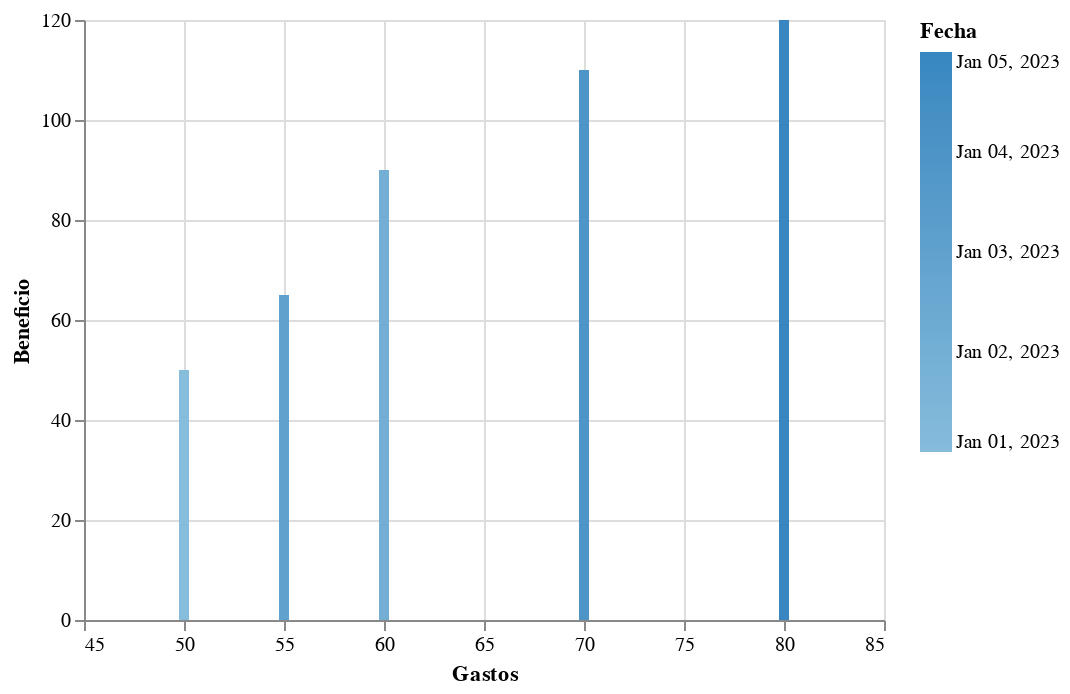

Notebook cell for this chart:
### Code cell
# Veamos otro ejemplo, vamos a ver los beneficios de la empresa en función de las ventas:

# Agregar una columna calculada
df['Beneficio'] = df['Ventas'] - df['Gastos']

ex_chart.mark_bar().encode(
    x='Gastos',
    y='Beneficio',
    color='Fecha'
)

### Figure 1 — Vega-Lite specification as saved in the notebook (floating-point values rounded to 4 significant figures)
{"config": {"view": {"continuousWidth": 400, "continuousHeight": 300}}, "data": {"name": "data-37fe39cc8fb7ef967947cd52c5db29fb"}, "mark": "bar", "encoding": {"color": {"field": "Fecha", "type": "temporal"}, "x": {"field": "Gastos", "type": "quantitative"}, "y": {"field": "Beneficio", "type": "quantitative"}}, "$schema": "https://vega.github.io/schema/vega-lite/v4.17.0.json", "datasets": {"data-37fe39cc8fb7ef967947cd52c5db29fb": [{"Fecha": "2023-01-01T00:00:00", "Ventas": 100, "Gastos": 50, "Categoria": "A", "Beneficio": 50}, {"Fecha": "2023-01-02T00:00:00", "Ventas": 150, "Gastos": 60, "Categoria": "B", "Beneficio": 90}, {"Fecha": "2023-01-03T00:00:00", "Ventas": 120, "Gastos": 55, "Categoria": "A", "Beneficio": 65}, {"Fecha": "2023-01-04T00:00:00", "Ventas": 180, "Gastos": 70, "Categoria": "B", "Beneficio": 110}, {"Fecha": "2023-01-05T00:00:00", "Ventas": 200, "Gastos": 80, "Categoria": "A", "Beneficio": 120}]}}
